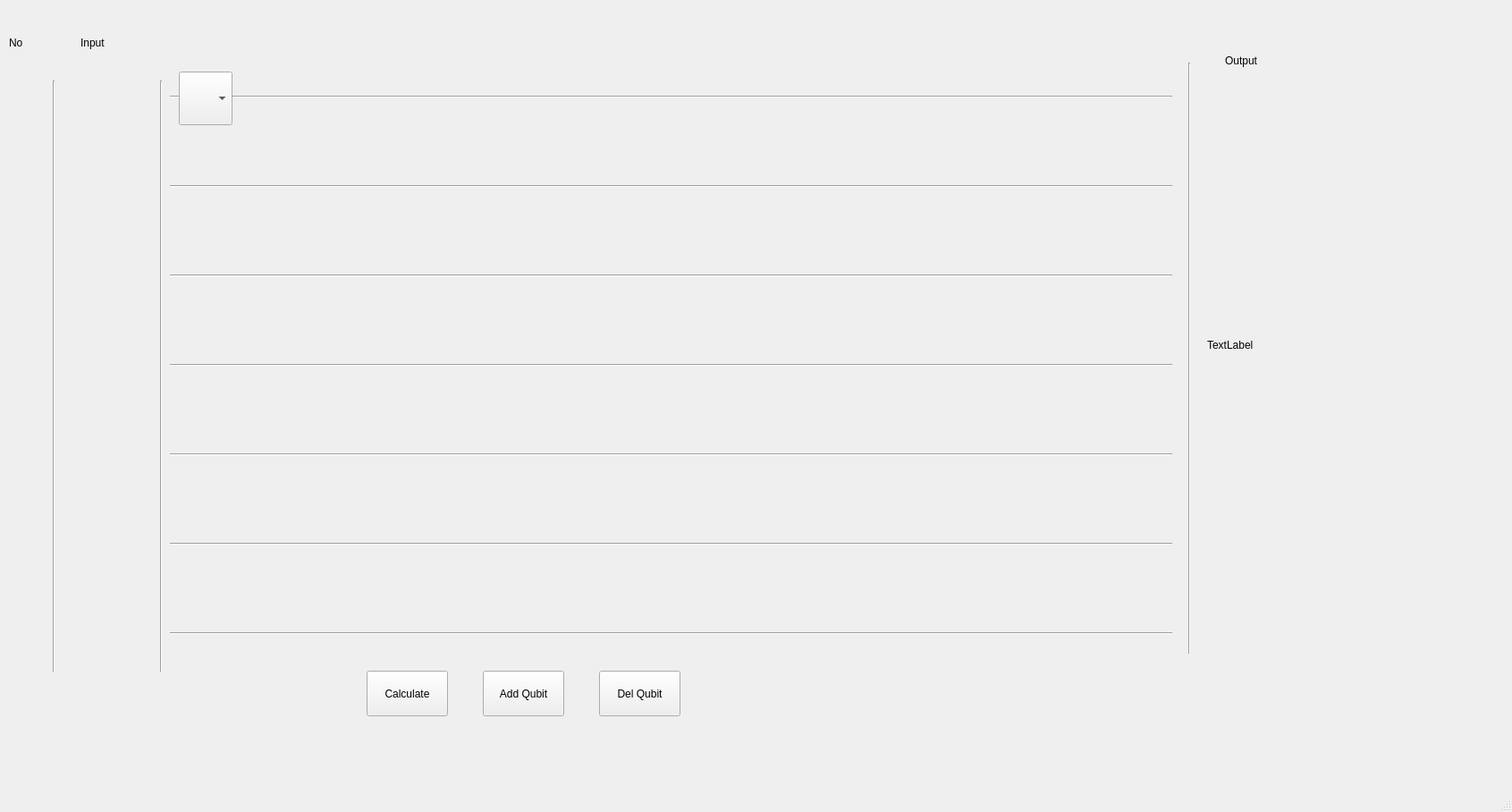
<?xml version="1.0" encoding="UTF-8"?>
<ui version="4.0">
 <class>MainWindow</class>
 <widget class="QMainWindow" name="MainWindow">
  <property name="geometry">
   <rect>
    <x>0</x>
    <y>0</y>
    <width>1691</width>
    <height>908</height>
   </rect>
  </property>
  <property name="windowTitle">
   <string>MainWindow</string>
  </property>
  <widget class="QWidget" name="centralwidget">
   <widget class="Line" name="line_2">
    <property name="geometry">
     <rect>
      <x>170</x>
      <y>90</y>
      <width>20</width>
      <height>661</height>
     </rect>
    </property>
    <property name="orientation">
     <enum>Qt::Vertical</enum>
    </property>
   </widget>
   <widget class="Line" name="line_4">
    <property name="geometry">
     <rect>
      <x>1320</x>
      <y>70</y>
      <width>20</width>
      <height>661</height>
     </rect>
    </property>
    <property name="orientation">
     <enum>Qt::Vertical</enum>
    </property>
   </widget>
   <widget class="QLabel" name="label">
    <property name="geometry">
     <rect>
      <x>90</x>
      <y>40</y>
      <width>57</width>
      <height>15</height>
     </rect>
    </property>
    <property name="text">
     <string>Input</string>
    </property>
   </widget>
   <widget class="QLabel" name="label_2">
    <property name="geometry">
     <rect>
      <x>1370</x>
      <y>60</y>
      <width>57</width>
      <height>15</height>
     </rect>
    </property>
    <property name="text">
     <string>Output</string>
    </property>
   </widget>
   <widget class="Line" name="line_5">
    <property name="geometry">
     <rect>
      <x>50</x>
      <y>90</y>
      <width>20</width>
      <height>661</height>
     </rect>
    </property>
    <property name="orientation">
     <enum>Qt::Vertical</enum>
    </property>
   </widget>
   <widget class="QLabel" name="label_5">
    <property name="geometry">
     <rect>
      <x>10</x>
      <y>40</y>
      <width>57</width>
      <height>15</height>
     </rect>
    </property>
    <property name="text">
     <string>No</string>
    </property>
   </widget>
   <widget class="QLabel" name="result_0">
    <property name="geometry">
     <rect>
      <x>1350</x>
      <y>330</y>
      <width>311</width>
      <height>111</height>
     </rect>
    </property>
    <property name="text">
     <string>TextLabel</string>
    </property>
    <property name="scaledContents">
     <bool>false</bool>
    </property>
    <property name="wordWrap">
     <bool>true</bool>
    </property>
   </widget>
   <widget class="QPushButton" name="button_cal">
    <property name="geometry">
     <rect>
      <x>410</x>
      <y>750</y>
      <width>91</width>
      <height>51</height>
     </rect>
    </property>
    <property name="text">
     <string>Calculate</string>
    </property>
   </widget>
   <widget class="Line" name="line">
    <property name="geometry">
     <rect>
      <x>190</x>
      <y>100</y>
      <width>1121</width>
      <height>16</height>
     </rect>
    </property>
    <property name="orientation">
     <enum>Qt::Horizontal</enum>
    </property>
   </widget>
   <widget class="QComboBox" name="comboBox">
    <property name="geometry">
     <rect>
      <x>200</x>
      <y>80</y>
      <width>60</width>
      <height>60</height>
     </rect>
    </property>
   </widget>
   <widget class="Line" name="line_3">
    <property name="geometry">
     <rect>
      <x>190</x>
      <y>200</y>
      <width>1121</width>
      <height>16</height>
     </rect>
    </property>
    <property name="orientation">
     <enum>Qt::Horizontal</enum>
    </property>
   </widget>
   <widget class="Line" name="line_6">
    <property name="geometry">
     <rect>
      <x>190</x>
      <y>300</y>
      <width>1121</width>
      <height>16</height>
     </rect>
    </property>
    <property name="orientation">
     <enum>Qt::Horizontal</enum>
    </property>
   </widget>
   <widget class="Line" name="line_7">
    <property name="geometry">
     <rect>
      <x>190</x>
      <y>400</y>
      <width>1121</width>
      <height>16</height>
     </rect>
    </property>
    <property name="orientation">
     <enum>Qt::Horizontal</enum>
    </property>
   </widget>
   <widget class="Line" name="line_8">
    <property name="geometry">
     <rect>
      <x>190</x>
      <y>500</y>
      <width>1121</width>
      <height>16</height>
     </rect>
    </property>
    <property name="orientation">
     <enum>Qt::Horizontal</enum>
    </property>
   </widget>
   <widget class="Line" name="line_9">
    <property name="geometry">
     <rect>
      <x>190</x>
      <y>600</y>
      <width>1121</width>
      <height>16</height>
     </rect>
    </property>
    <property name="orientation">
     <enum>Qt::Horizontal</enum>
    </property>
   </widget>
   <widget class="Line" name="line_10">
    <property name="geometry">
     <rect>
      <x>190</x>
      <y>700</y>
      <width>1121</width>
      <height>16</height>
     </rect>
    </property>
    <property name="orientation">
     <enum>Qt::Horizontal</enum>
    </property>
   </widget>
   <widget class="QPushButton" name="button_add">
    <property name="geometry">
     <rect>
      <x>540</x>
      <y>750</y>
      <width>91</width>
      <height>51</height>
     </rect>
    </property>
    <property name="text">
     <string>Add Qubit</string>
    </property>
   </widget>
   <widget class="QPushButton" name="button_del">
    <property name="geometry">
     <rect>
      <x>670</x>
      <y>750</y>
      <width>91</width>
      <height>51</height>
     </rect>
    </property>
    <property name="text">
     <string>Del Qubit</string>
    </property>
   </widget>
  </widget>
  <widget class="QMenuBar" name="menubar">
   <property name="geometry">
    <rect>
     <x>0</x>
     <y>0</y>
     <width>1691</width>
     <height>20</height>
    </rect>
   </property>
  </widget>
  <widget class="QStatusBar" name="statusbar"/>
 </widget>
 <resources/>
 <connections/>
</ui>
